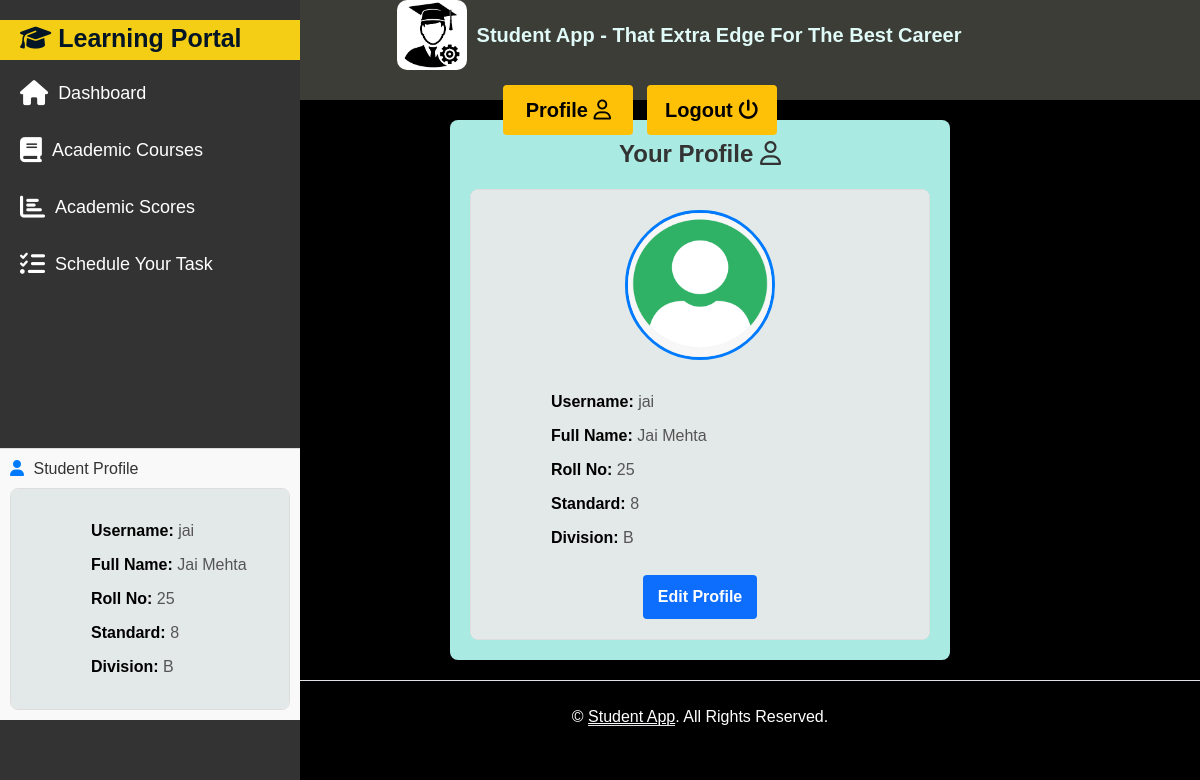
/users/profile/ (signed in), run on the app's committed database.
### users/models.py (models this page shows, shortened)
class Profile(models.Model):
    user = models.OneToOneField(User, on_delete=models.CASCADE)
    full_name = models.CharField(max_length=255, default="Full Name")
    roll_no = models.CharField(max_length=50, default="Roll No")
    std = models.CharField(max_length=20, default="std")
    division = models.CharField(max_length=10, default="A")
    image = models.ImageField(default='profilepic.png', upload_to='profile_pictures')

### users/views.py (the view)
# urls.py: path('profile/', userviews.profile_page, name='profile'),
@login_required
def profile_page(request):
    profile = get_object_or_404(Profile, user=request.user)
    context = {
        'profile': profile
    }
    return render(request, 'users/profile.html', context)

### users/Templates/users/profile.html (shortened to what this page needs)
{% extends 'student_app/base.html' %}
{% load static %}
{% block content %}
<div class="offset-md-2">
    <div class="container">
        <h1><b>Your Profile <i class="fa-regular fa-user"></i></b></h1>
        <div class="card">
            <div class="card-body">
                <img src="{{ profile.image.url }}" alt="Profile Image" style="width: 150px; height: 150px;">
                <p><strong>Username:</strong> {{ profile.user.username }}</p>
                <p><strong>Full Name:</strong> {{ profile.full_name }}</p>
                <p><strong>Roll No:</strong> {{ profile.roll_no }}</p>
                <p><strong>Standard:</strong> {{ profile.std }}</p>
                <p><strong>Division:</strong> {{ profile.division }}</p>
                <a href="{% url 'users:profform' %}" class="btn btn-primary"><b>Edit Profile</b></a>
            </div>
        </div>
    </div>
</div>
{% endblock %}

### student/Templates/student_app/base.html (shortened to what this page needs)
{% load static %}
<!DOCTYPE html>
<html lang="en">
<head>
    <link href="https://cdn.jsdelivr.net/npm/bootstrap@5.3.3/dist/css/bootstrap.min.css" rel="stylesheet">
    <link rel="stylesheet" href="https://cdnjs.cloudflare.com/ajax/libs/font-awesome/6.5.2/css/all.min.css"/>
</head>
<body>
    <nav class="nav navbar-dark">
        <div>
            <a href="{% url 'index' %}" class="navbar-brand offset-md-8">
                <img src="{% static 'logo/logo1.png' %}" alt="Logo">
                <strong>Student App - That Extra Edge For The Best Career</strong>
            </a>
        </div>
        <div class="offset-md-5">
            {% if user.is_superuser %}
                <a href="{% url 'users:profile' %}" style="color:black">
                    <button class="btn btn-warning button-signup" style="width:130px; font-size: 20px;">
                        <b>Profile</b>
                        <i class="fa-regular fa-user"></i>
                    </button>
                </a>&nbsp
                <a href="{% url 'users:logout' %}" style="color:black">
                    <button class="btn btn-warning button-signup" style="width:130px; font-size: 20px;">
                        <b>Logout</b>
                        <i class="fa-solid fa-power-off"></i>
                    </button>
                </a>
            {% elif user.is_authenticated %}
                <a href="{% url 'users:profile' %}" style="color:black">
                    <button class="btn btn-warning button-signup" style="width:130px; font-size: 20px;">
                        <b>Profile</b>
                        <i class="fa-regular fa-user"></i>
                    </button>
                </a>&nbsp
                <a href="{% url 'users:logout' %}" style="color:black">
                    <button class="btn btn-warning button-signup" style="width:130px; font-size: 20px;">
                        <b>Logout</b>
                        <i class="fa-solid fa-power-off"></i>
                    </button>
                </a>
            {% endif %}
        </div>
    </nav>
    <div class="sidebar">
        <div class="sidebar-header">
            <span class="header">
                <i class="fa-solid fa-graduation-cap"></i>
                <b>Learning Portal</b>
            </span>
        </div>
        <ul>
            <li  class="{% if request.path == '/student/dashboard/' %}active{% endif %}">
                <a href="{% url 'dashboard' %}"><i class="fas fa-home"></i> Dashboard</a>
            </li>
            <li class="{% if request.path == '/student/courses_list/' %}active{% endif %}">
                <a href="{% url 'courses_list' %}"><i class="fas fa-book"></i> Academic Courses</a>
            </li>
            <li class="{% if request.path == '/student/scores/' %}active{% endif %}">
                <a href="{% url 'academic_scores' %}"><i class="fas fa-chart-bar"></i> Academic Scores</a>
            </li>
            <li class="{% if request.path == '/student/tasks/' %}active{% endif %}">
                <a href="{% url 'task_list' %}"><i class="fas fa-tasks"></i> Schedule Your Task</a>
            </li>
        </ul>
        {% if user.is_authenticated %}
        <div class="student-details">
            <h4><i class="fas fa-user"></i> Student Profile</h4>
            <div class="card">
                <div class="card-body">
                    <p><strong>Username:</strong> {{ profile.user.username }}</p>
                    <p><strong>Full Name:</strong> {{ profile.full_name }}</p>
                    <p><strong>Roll No:</strong> {{ profile.roll_no }}</p>
                    <p><strong>Standard:</strong> {{ profile.std }}</p>
                    <p><strong>Division:</strong> {{ profile.division }}</p>
                </div>
            </div>
        </div>
        {% endif %}
    </div>
    <div>
        {% block content %}
        {% endblock %}
    </div>
    <footer class="offset-md-2">
        <div class="container-fluid text-white text-center border-top py-4" style="background-color: black;">
            <p class="m-0">&copy; <a class="text-white border-bottom" href="#">Student App</a>. All Rights Reserved. </p>
        </div>
    </footer>
</body>
</html>

### student/Templates/student_app/base.html (style rules this page uses)
.navbar-dark { background-color: #3C3D37; height: 100px; display: flex; align-items: center; padding: 0 20px; }
.navbar-brand { display: flex; align-items: center; text-decoration: none; }
.navbar-brand img { height: 70px; border-radius: 10px; }
.navbar-brand strong { color: rgb(224, 250, 247); font-size: 20px; margin-left: 10px; }
.sidebar { width: 300px; height: 100vh; background-color: #333; color: #fff; position: fixed; top: 0; left: 0; display: flex; flex-direction: column; padding-top: 20px; }
.sidebar ul { list-style-type: none; margin: 0; padding: 0; }
.sidebar ul li { margin: 10px 0; }
.sidebar ul li a { color: #fff; text-decoration: none; display: flex; align-items: center; padding: 10px 20px; transition: background-color 0.3s ease; font-size: 18px; }
.sidebar ul li a i { margin-right: 10px; font-size: 25px; }
.sidebar-header { background-color: #F4CE14; height: 40px; font-size: 25px; color: #021526; }
.header { padding:20px; }
.student-details { margin-top: 150px; padding: 10px; background-color: #f9f9f9; border-top: 1px solid #ddd; font-size: 14px; }
.student-details h4 { font-size: 16px; color: #333; margin-bottom: 10px; }
.student-details p { margin: 5px 0; }
.student-details i { color: #007bff; margin-right: 5px; }

### users/Templates/users/profile.html (style rules this page uses)
body { margin: 0; padding: 0; font-family: Arial, sans-serif; background-color: black; }
.container { max-width: 500px; margin: 20px auto; padding: 20px; background: #a9eae2; border-radius: 8px; box-shadow: 0 4px 8px rgba(0, 0, 0, 0.1); }
h1 { font-size: 24px; color: #333; text-align: center; margin-bottom: 20px; }
.card { border: 1px solid #ddd; border-radius: 8px; overflow: hidden; }
.card-body { padding: 20px; text-align: center; background-color: #dbe3e2c5; }
.card-body img { border-radius: 50%; border: 3px solid #007bff; margin-bottom: 20px; }
.card-body p { font-size: 16px; color: #555; margin: 10px 0; text-align: left; margin-left: 60px; }
.card-body strong { color: #000; }
.btn { display: inline-block; text-decoration: none; padding: 10px 15px; font-size: 16px; border: none; border-radius: 4px; cursor: pointer; margin-top: 15px; transition: background-color 0.3s ease; }

### data on the page
Profile: user.username "jai", full_name "Jai Mehta", roll_no "25", std "8", division "B", image (picture)
